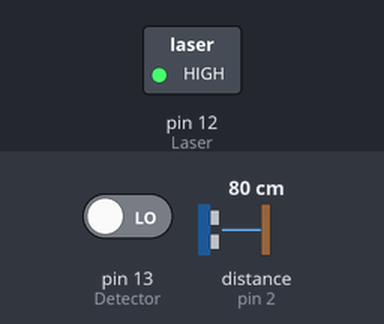
Bench run of a sketch on a simulated Arduino Uno, built with avr-gcc and run on an emulated ATmega328P. Parts: switched loads named in the sketch (green lamp = pin HIGH). Wiring (inferred from the names in the program): ultrasonic range finder: trigger pin 3; echo pin 2. The test bench sets the inputs (shaded band); at power-on: distance to the obstacle (sensor on pin 2) 80 cm, pin 13 (Detector) LOW. The echo pulse lasts 58.3 µs per cm; pins used as bus, display or sensor lines are not drawn; what the sketch prints to the serial monitor is not drawn.

Above: at 1.2 s.
1.3 s: distance to the obstacle (sensor on pin 2) set to 18 cm
Timing chart, 0 to 4.3 s (numbered marks = the images above; inputs shaded):
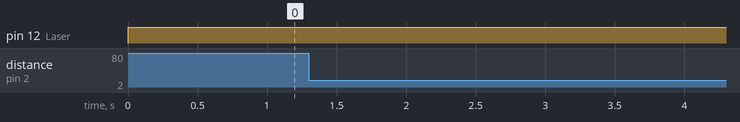

Measured:
- after the input at 1.3 s, every drawn part: stays the same

The sketch:

yuksekl_k.ino
```cpp
 const int trig=3;
 const int echo=2;
int Laser = 12;
int Detector = 13;

int mesafe=0;
int sure =0 ;
int son = 0;

void setup() {
          pinMode(trig,OUTPUT);
          pinMode(echo,INPUT);
          pinMode(Laser, OUTPUT);
          pinMode(Detector, INPUT);
          Serial.begin(9600);
  // put your setup code here, to run once:

}

void a(int d){

  if(d!=0)
  Serial.println(String(d));
  }
void loop() {
  digitalWrite(Laser , HIGH);
  boolean val=digitalRead(Detector);
  digitalWrite(trig,HIGH);
  delayMicroseconds(10);
  digitalWrite(trig,LOW);

  sure=pulseIn(echo,HIGH);
  mesafe= (sure/2) / 28.5;

  /*Serial.println(String(mesafe)); */
  if(mesafe>son)
  {


  if(mesafe<40 && mesafe>10) {
  son=mesafe;}
  a(son);
  if(val==1)
  {
    delay(5000);
    son=0;
    }
  /*if(son>70)
  Serial.end();*/
  }


  // put your main code here, to run repeatedly:

}
```
